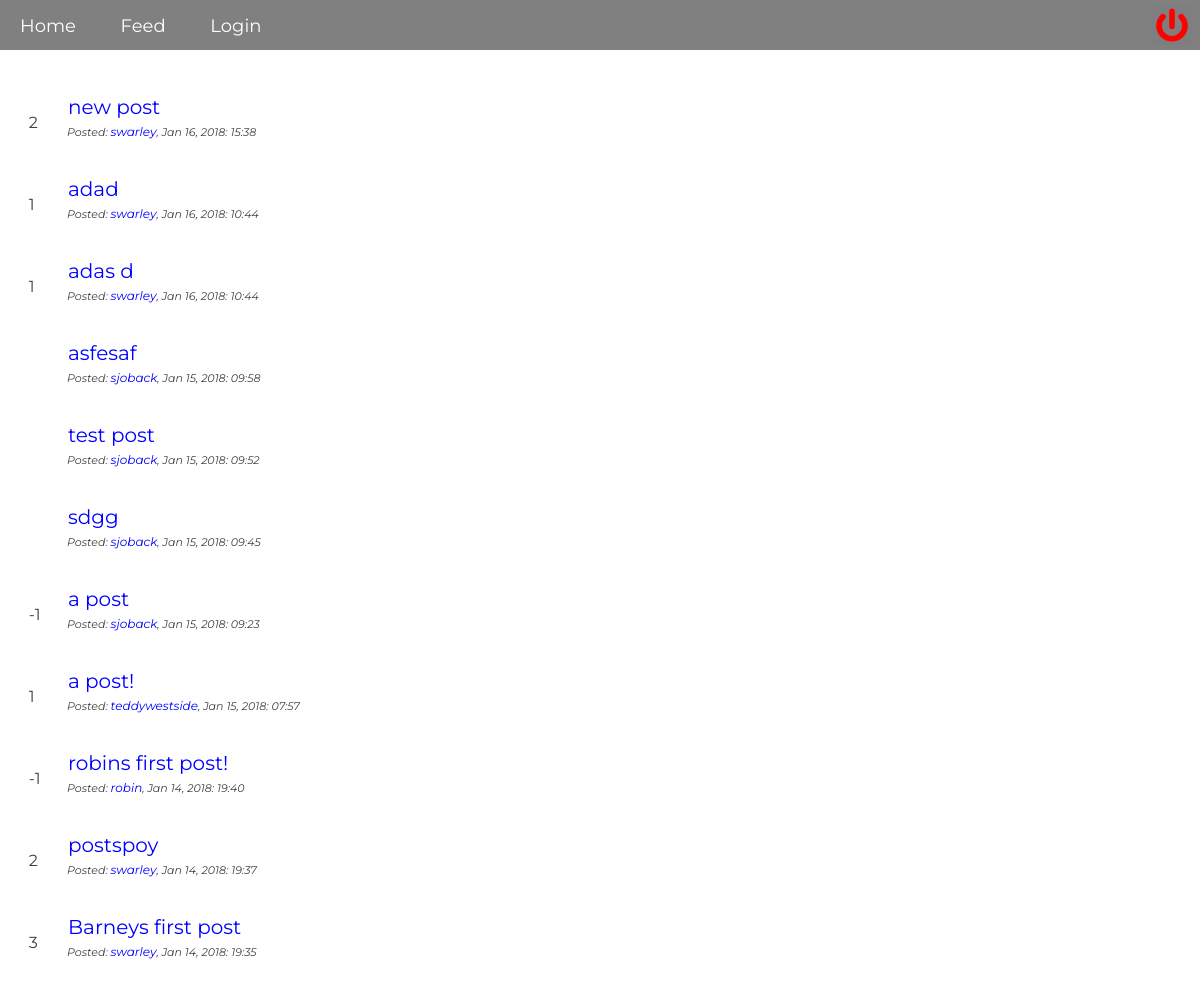
Page /pages/feed.php on the earlier database version.
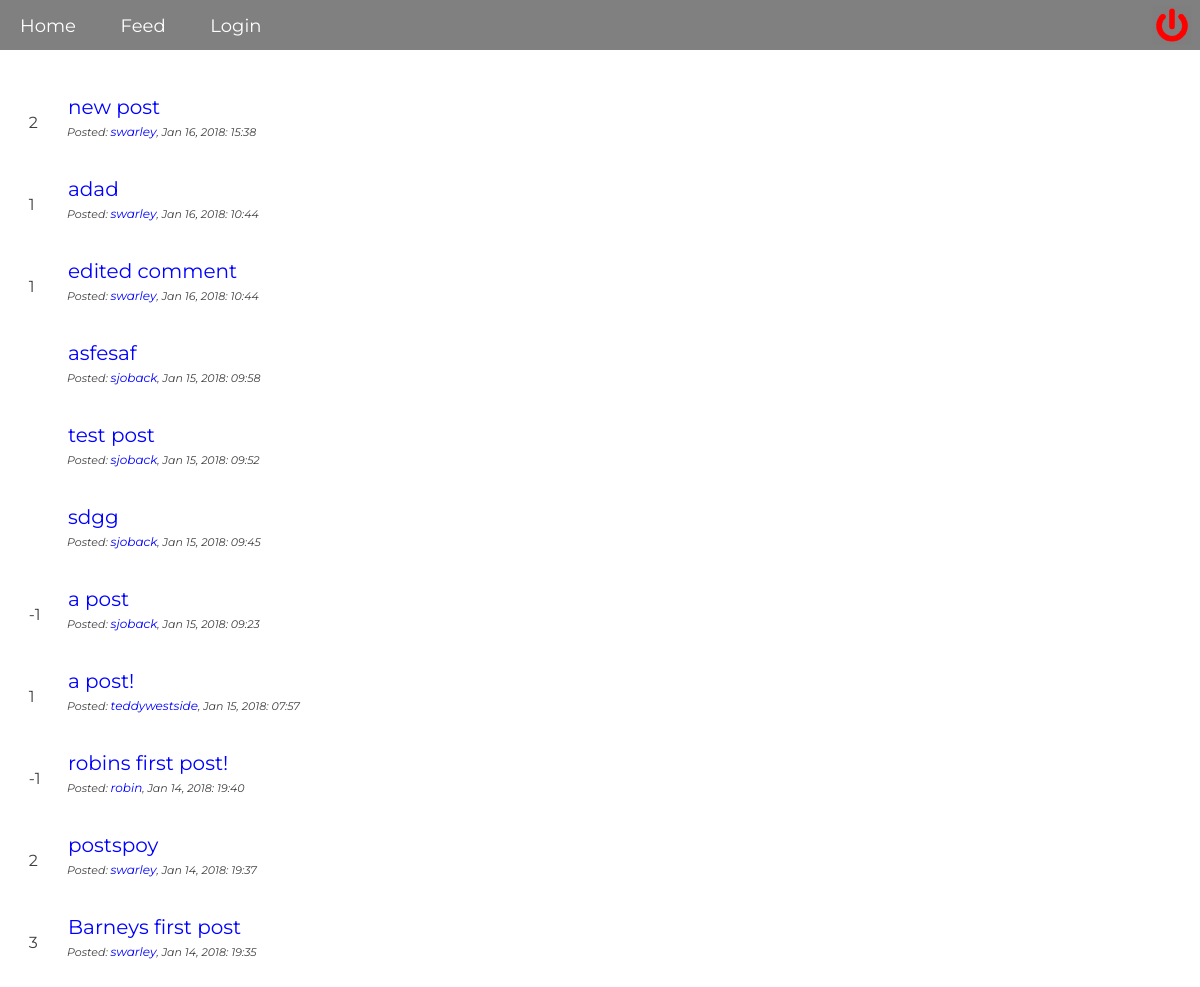
Same page on the later database version.
### tables this page shows
CREATE TABLE "posts" (
        `id`       INTEGER NOT NULL,
        `post_id`       INTEGER NOT NULL PRIMARY KEY AUTOINCREMENT UNIQUE,
        `title` VARCHAR NOT NULL,
        `description`   VARCHAR NOT NULL,
        `url`   VARCHAR NOT NULL,
        `posted`      VARCHAR,
        `edited`     VARCHAR
);

CREATE TABLE "users" (
        `id`    INTEGER NOT NULL PRIMARY KEY AUTOINCREMENT UNIQUE,
        `name`  VARCHAR NOT NULL,
        `username`      VARCHAR NOT NULL UNIQUE,
        `email` VARCHAR NOT NULL,
        `password`      VARCHAR NOT NULL,
        `biography`     VARCHAR NOT NULL,
        `img`           VARCHAR,
        `joined`     VARCHAR
);

### logic/feed.php (called while the page is built, shortened)
<?php
   $query = "SELECT * FROM posts LEFT JOIN users ON posts.id=users.id ORDER BY posted DESC";
   $statement = $pdo->query($query);
   $statement->execute();
   $joined = $statement->fetchAll(PDO::FETCH_ASSOC);

### pages/feed.php (the view, shortened to what this page needs)
<?php
require __DIR__.'../../views/header.php';
require __DIR__.'/../logic/feed.php';
?>
<div class="post">
   <?php foreach($joined as $join): ?>
      <div class="post-feed">
            <form action="../logic/votes.php?id=<?php echo $join['post_id']?>" method="post" class="votes">
               <br>
               <br>
               <?php
               $post_id = $join['post_id'];
               $query = 'SELECT sum(vote) FROM votes WHERE post_id = :post_id';
               $statement = $pdo->prepare($query);
               $statement->bindParam(':post_id', $post_id, PDO::PARAM_INT);
               $statement->execute();
               $votes = $statement->fetch(PDO::FETCH_ASSOC);
               echo $votes["sum(vote)"];
               ?>
               <br>
            </form>
         <a href="comment.php?id=<?php echo $join['post_id'] ?>" class="title"><?php echo $join['title']; ?></a>
         <p class="posted">Posted: <a href="profile.php?id=<?php echo $join['id'] ?>" class="user-url"><?php echo $join['username']; ?></a>, <?php echo $join['posted']; ?></p>
      </div>
      <br>
      <br>
   <?php endforeach; ?>
</div>
<?php require __DIR__.'../../views/footer.php'; ?>

Differences in the rows shown:
changed posts: title "adas d" → "edited comment"
